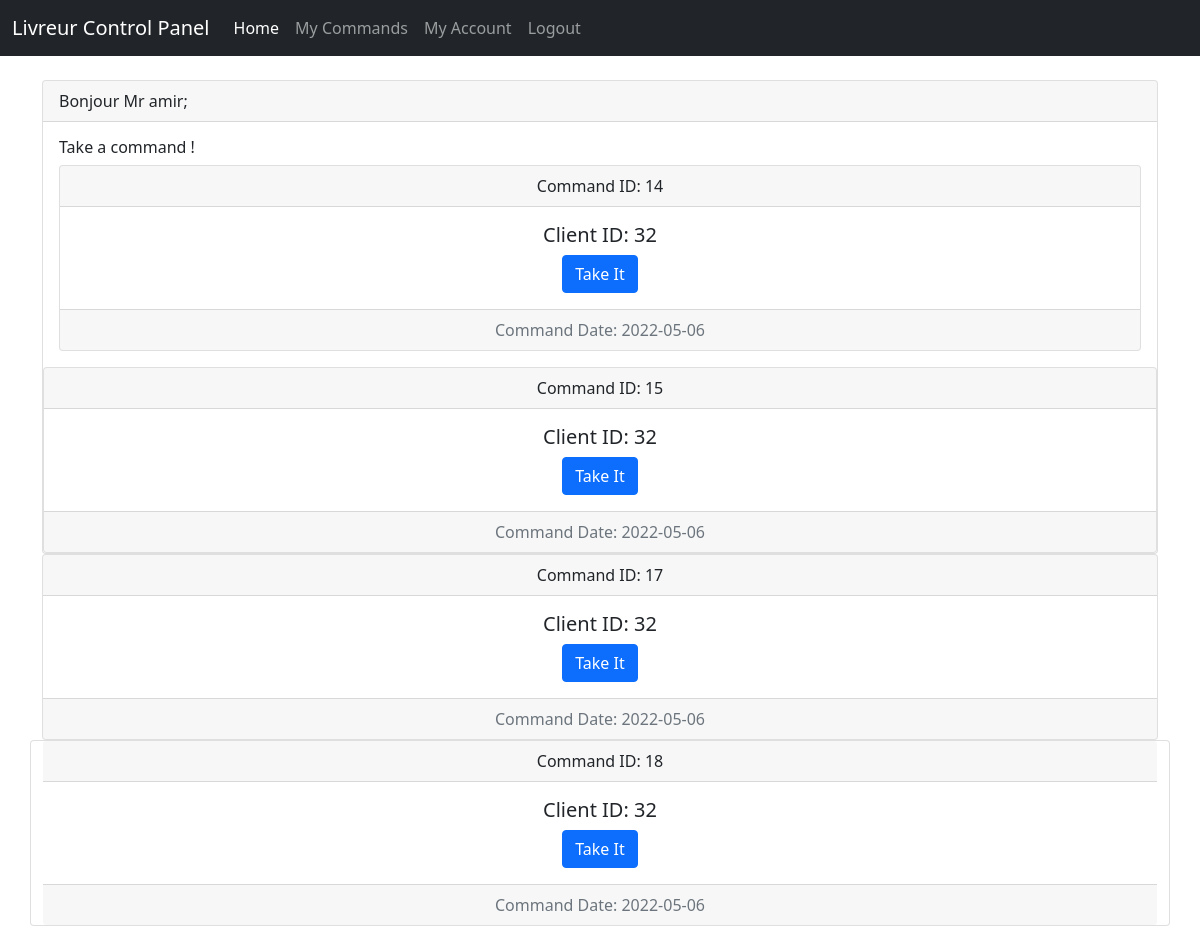
Page /Livreur/MainPanel.php (signed in) on the committed database.
### tables this page shows
CREATE TABLE `commands` (
  `commandID` int(11) NOT NULL,
  `ClientID` int(11) DEFAULT NULL,
  `LivreurID` int(11) DEFAULT NULL,
  `CommandDetails` varchar(200) DEFAULT NULL,
  `LivrasionDate` date DEFAULT NULL,
  `CommandDate` date DEFAULT NULL,
  `STATE` varchar(60) DEFAULT NULL,
  `TakeLivDate` date DEFAULT NULL
);

### Livreur/LivreurViews/V@Commands.php (the view, shortened to what this page needs)
<div id="app">
<main class="py-4">
    <div class="container">
        <div class="row justify-content-center">
            <div class="col-md-12">
                <div class="card">
                    <div class="card-header"><?php echo "Bonjour Mr ".  $_SESSION['name']; ?>;</div>
                    <div class="card-body">
                    <h6>Take a command !</h6>
                    <?php
                        $conn = new mysqli('127.0.0.1', 'root', '', 'db-sou9');
                        $req = "select * from commands where LivreurID is null;";
                        $res = $conn->query($req);
                        if($res->num_rows==0){
                            echo '<div class="alert alert-info" role="alert">
                            No Commands Available, irj3 8odhwa!</div>';
                        }else{
                            while ($l=$res->fetch_array()){
                                echo "
                                <div class='card text-center'>
                                <div class='card-header'>
                                   Command ID:  $l[0]
                                </div>
                                <div class='card-body'>
                                    <h5 class='card-title'>Client ID: $l[1]</h5>
                                    <a href='LivreurController/C@TakeCommand.php?idcmd=$l[0]' class='btn btn-primary'>Take It</a>
                                </div>
                                <div class='card-footer text-muted'>
                                   Command Date: $l[5]
                                </div>
                                </div>
                                </div>
                                ";
                            }
                        }
                    ?>
                </div>
            </div>

### rows in the picture
commands: commandID "14", ClientID "32", CommandDate "2022-05-06"
commands: commandID "15", ClientID "32", CommandDate "2022-05-06"
commands: commandID "17", ClientID "32", CommandDate "2022-05-06"
commands: commandID "18", ClientID "32", CommandDate "2022-05-06"

### other values in the picture
$_SESSION['name'] "amir"
